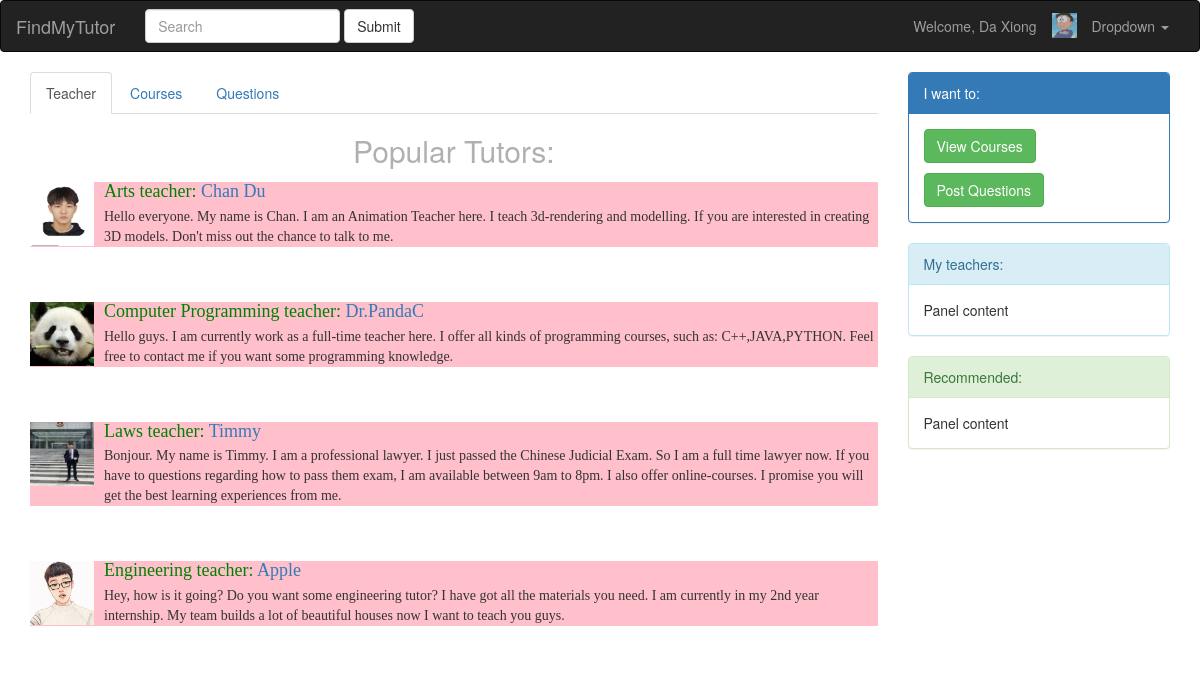
The app's page /index/ (signed in) with its own data.
### Reg/models.py (models this page shows, shortened)
class User(models.Model):
    username = models.CharField("Username", max_length=30, unique=True)
    password = models.CharField("Password", max_length=32)
    created_time = models.DateTimeField('Created time', auto_now_add=True)
    updated_time = models.DateTimeField('Updated time', auto_now=True)
    DateofBirth = models.DateField("Date of Birth",auto_now_add=False,blank=True,null=True)
    isStudent=models.BooleanField(default=False)
    profile_picture=models.ImageField("Profile Picture",upload_to='media/profile_pictures',blank=True,null=True)
    personal_Bio=models.CharField("Bio", max_length=400,blank=True, null=True )
    class meta:
        abstract = True

class Teacher(User):
    specialty=  models.CharField("Specialty", max_length=32)
    personal_rate=models.DecimalField("rate",default=0, decimal_places=2,max_digits=6)
    numberofSudents = models.IntegerField(default=0)
    def __str__(self):
       return self.username

### index/views.py (the view)
# urls.py: path('',views.index_view),
def index_view(request):
    try:
        user = User.objects.get(username=request.session['username'])
        teachers = Teacher.objects.all()
        img = user.profile_picture
        numofCourses= Course.objects.all().count()
        Courses= Course.objects.all()
        course=Course.objects.get(course_name="Fancy gun")
        students=course.student_set.all()
        print(numofCourses)
        return render(request, 'index/index.html', {'img': img, 'teachers': teachers,'courses': Courses})
    except Exception as e:
        print('--login user error 2 %s' % (e))
        return render(request, 'index/index.html')

### index/templates/index/index.html (shortened to what this page needs)
{% load static %}
<!DOCTYPE html>
<html lang="en">
<head>
    <link rel="stylesheet" href="{%static 'plugins/bootstrap-3.4.1-dist/css/bootstrap.css'%}">
</head>
<body>
<nav class="navbar navbar-inverse">
    <div class="container-fluid">
        <div class="navbar-header">
            <a class="navbar-brand" href="/index">FindMyTutor</a>
        </div>
        <div class="collapse navbar-collapse" id="bs-example-navbar-collapse-1">
            <form class="navbar-form navbar-left">
                <div class="form-group">
                    <input type="text" class="form-control" placeholder="Search">
                </div>
                <button type="submit" class="btn btn-default">Submit</button>
            </form>
            <ul class="nav navbar-nav navbar-right">
                {%if request.session.username %}
                <li><a>Welcome, {{ request.session.username}}</a></li>
                {%if img %}
                <li><img src='{{img.url}}' style="margin-top:12px" alt=" " width="25" height="25"></li>
                {%endif%}
                <li class="dropdown">
                    <a href="/index" class="dropdown-toggle" data-toggle="dropdown" role="button" aria-haspopup="true"
                       aria-expanded="false">Dropdown <span class="caret"></span></a>
                </li>
                {%endif%}
            </ul>
        </div>
    </div>
</nav>
<div class="container-fluid clearfix ">
    <div class="col-sm-9">
        <div>
            <ul class="nav nav-tabs" role="tablist">
                <li role="presentation" class="active"><a href="#home" aria-controls="home" role="tab"
                                                          data-toggle="tab">Teacher</a></li>
                <li role="presentation"><a href="#profile" aria-controls="profile" role="tab"
                                           data-toggle="tab">Courses</a></li>
                <li role="presentation"><a href="#settings" aria-controls="settings" role="tab" data-toggle="tab">Questions</a>
                </li>
            </ul>
            <div class="tab-content">
                <div role="tabpanel" class="tab-pane active" id="home">
                    {%if request.session.username %}
                    <h2 style="text-align:center ; color:#b0b0b0 ;">Popular Tutors:</h2>
                    {%for teacher in teachers%}
                    <div class="media" style="background-color:pink; font-family:Consolas;">
                        <div class="media-left">
                            <a href="/teacher/viewProfile/?nid={{teacher.id}}">
                                <img class="media-object" data-src="holder.js/64x64" alt="64x64"
                                     src="{{teacher.profile_picture.url}}"
                                     data-holder-rendered="true" style="width: 64px; height: 64px; padding-bottom:auto;">
                            </a>
                        </div>
                        <div class="media-body">
                            <h4 class="media-heading">{{teacher.specialty}} teacher:<a href="/teacher/viewProfile/?nid={{teacher.id}}"> {{teacher.username}}</a>
                            </h4>
                            {{teacher.personal_Bio}}
                        </div>
                    </div>
                    <br>
                    <br>
                    {%endfor%}
                    {%else%}
                    <h2 style="text-align:center ; color:#b0b0b0 ;">Login to see our resources</h2>
                    {%endif%}
                </div>
            </div>
        </div>
    </div>
    <div class="col-sm-3">
        <div class="panel panel-primary">
            <div class="panel-heading">I want to:</div>
            <div class="panel-body">
                <p><a class="btn btn-success" href="/teacher/viewCourses">View Courses</a></p>
                <p>
                <p class="btn btn-success">Post Questions</a></p>
            </div>
        </div>
        <div class="panel panel-info">
            <div class="panel-heading">My teachers:</div>
            <div class="panel-body">Panel content</div>
        </div>
        <div class="panel panel-success">
            <div class="panel-heading">Recommended:</div>
            <div class="panel-body">Panel content</div>
        </div>
    </div>
</div>
</body>
</html>

### index/templates/index/index.html (style rules this page uses)
.media-heading { color: green; }

### records on screen
User: session.username "Da Xiong"
Teacher: profile_picture (picture), specialty "Arts", username "Chan Du", personal_Bio "Hello everyone. My name is Chan. I am an Animation Teacher here. I teach 3d-rendering and modelling. If you are interested in creating 3D models. Don't miss out the chance to talk to me."
Teacher: profile_picture (picture), specialty "Computer Programming", username "Dr.PandaC", personal_Bio "Hello guys. I am currently work as a full-time teacher here. I offer all kinds of programming courses, such as: C++,JAVA,PYTHON. Feel free to contact me if you want some programming knowledge."
Teacher: profile_picture (picture), specialty "Laws", username "Timmy", personal_Bio "Bonjour. My name is Timmy. I am a professional lawyer. I just passed the Chinese Judicial Exam. So I am a full time lawyer now. If you have to questions regarding how to pass them exam, I am available between 9am to 8pm. I also offer online-courses. I promise you will get the best learning experiences from me."
Teacher: profile_picture (picture), specialty "Engineering", username "Apple", personal_Bio "Hey, how is it going? Do you want some engineering tutor? I have got all the materials you need. I am currently in my 2nd year internship. My team builds a lot of beautiful houses now I want to teach you guys."
